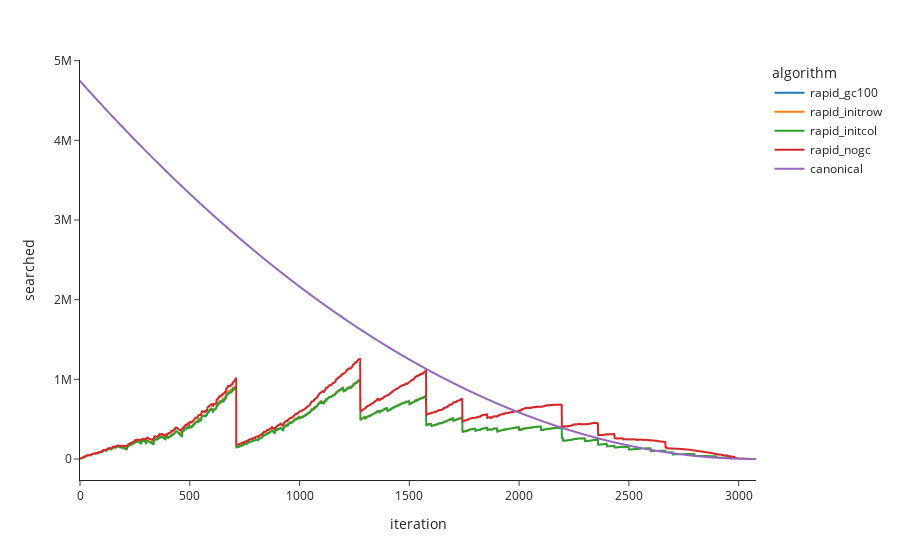

Source (notebook cell):
### Code cell
px.line(
    pd.concat(
        [
            df_rapid_gc100,
            df_rapid_initrow,
            df_rapid_initcol,
            df_rapid_nogc,
            df_canonical,
        ],
        axis=0,
    ),
    x="iteration",
    y="searched",
    color="algorithm",
    template="simple_white",
)

### Figure 1 — Plotly figure (JSON) as saved in the notebook; plotly's stock layout.template omitted (floating-point values rounded to 4 significant figures; data arrays with more than 128 entries replaced by an {"elided": "..."} marker saying what was removed)
{"data": [{"hovertemplate": "algorithm=rapid_gc100<br>iteration=%{x}<br>searched=%{y}<extra></extra>", "legendgroup": "rapid_gc100", "line": {"color": "#1F77B4", "dash": "solid"}, "marker": {"symbol": "circle"}, "mode": "lines", "name": "rapid_gc100", "showlegend": true, "type": "scattergl", "visible": true, "x": {"elided": "3080 int values"}, "xaxis": "x", "y": {"elided": "3080 int values"}, "yaxis": "y"}, {"hovertemplate": "algorithm=rapid_initrow<br>iteration=%{x}<br>searched=%{y}<extra></extra>", "legendgroup": "rapid_initrow", "line": {"color": "#FF7F0E", "dash": "solid"}, "marker": {"symbol": "circle"}, "mode": "lines", "name": "rapid_initrow", "showlegend": true, "type": "scattergl", "visible": true, "x": {"elided": "3080 int values"}, "xaxis": "x", "y": {"elided": "3080 int values"}, "yaxis": "y"}, {"hovertemplate": "algorithm=rapid_initcol<br>iteration=%{x}<br>searched=%{y}<extra></extra>", "legendgroup": "rapid_initcol", "line": {"color": "#2CA02C", "dash": "solid"}, "marker": {"symbol": "circle"}, "mode": "lines", "name": "rapid_initcol", "showlegend": true, "type": "scattergl", "x": {"elided": "3080 int values"}, "xaxis": "x", "y": {"elided": "3080 int values"}, "yaxis": "y"}, {"hovertemplate": "algorithm=rapid_nogc<br>iteration=%{x}<br>searched=%{y}<extra></extra>", "legendgroup": "rapid_nogc", "line": {"color": "#D62728", "dash": "solid"}, "marker": {"symbol": "circle"}, "mode": "lines", "name": "rapid_nogc", "showlegend": true, "type": "scattergl", "visible": true, "x": {"elided": "3080 int values"}, "xaxis": "x", "y": {"elided": "3080 int values"}, "yaxis": "y"}, {"hovertemplate": "algorithm=canonical<br>iteration=%{x}<br>searched=%{y}<extra></extra>", "legendgroup": "canonical", "line": {"color": "#9467BD", "dash": "solid"}, "marker": {"symbol": "circle"}, "mode": "lines", "name": "canonical", "showlegend": true, "type": "scattergl", "visible": true, "x": {"elided": "3080 int values"}, "xaxis": "x", "y": {"elided": "3080 int values"}, "yaxis": "y"}], "layout": {"autosize": true, "legend": {"title": {"text": "algorithm"}, "tracegroupgap": 0}, "margin": {"t": 60}, "xaxis": {"anchor": "y", "autorange": true, "domain": [0, 1], "range": [0, 3079], "title": {"text": "iteration"}, "type": "linear"}, "yaxis": {"anchor": "x", "autorange": true, "domain": [0, 1], "range": [-263600.0, 5008000.0], "title": {"text": "searched"}, "type": "linear"}}}
